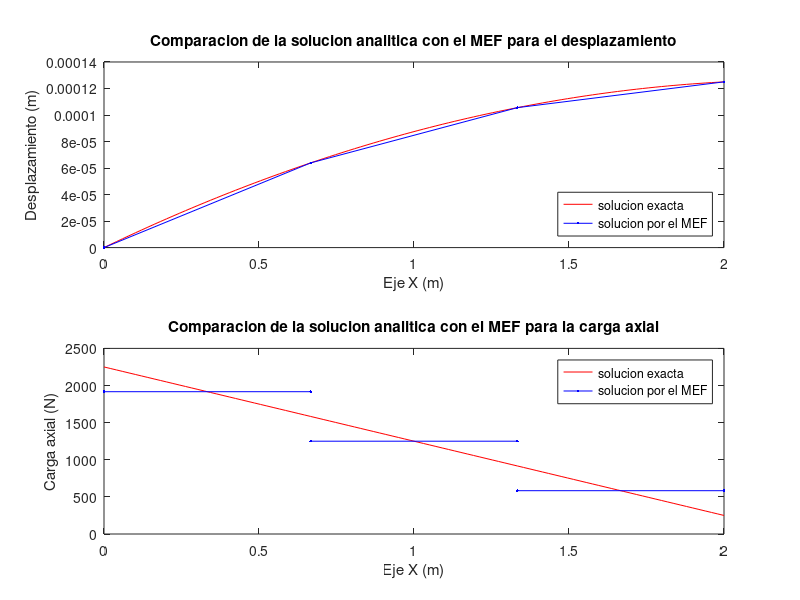

Write the MATLAB code that produced this figure.
%% definicion del problema
% Calcule los desplazamientos y las reacciones en el empotramiento 
% de la barra mostrada
% 
% | b (carga distribuida de magnitud b)
% |->->->->->->->->->->->->->->->->
% |====*====*====*====....====*====o-> P (carga puntual P en nodo nno)
% 1    2    3    4          nno-1  nno
% |<----longitud L de la barra---->|   el area transversal de la barra es A

%% defino las variables
nef  = 3;                      % numero de elementos finitos (EF)
nno  = nef+1;                  % numero de nodos
ngdl = nno;                    % numero de grados de libertad
E    = 200e9;    % Pa          % modulo de elasticidad de la barra
A    = (0.01)^2; % m^2         % area transversal de la barra
L    = 2;        % m           % longitud de la barra
b    = 1000;     % N/m         % fuerza axial aplicada sobre cada EF
P    = 250;      % N           % carga nodal al final de la barra

xnod = linspace(0, L, nno);    % posicion de los nodos
Le   = diff(xnod);             % longitud de cada EF (= repmat(L/nef, nef, 1))
k    = E.*A./Le;               % rigidez de cada EF

LaG = [(1:(nno-1))' (2:nno)']; % definicion de EFs con respecto a nodos

%% Relacion de cargas puntuales
f = zeros(ngdl,1); % vector de fuerzas nodales equivalentes global
f(nno) = P;        % relaciono la carga puntual en el nodo "nno"

%% ensamblo la matriz de rigidez global y el vector de fuerzas nodales
%  equivalentes global
K = zeros(ngdl);   % matriz de rigidez global
for e = 1:nef % ciclo sobre todos los elementos finitos
   idx = LaG(e,:);
   K(idx,idx) = K(idx,idx) + k(e)*[1 -1; -1 1];
   f(idx,:)   = f(idx,:)   + ((b*Le(e))/2)*[1; 1];
end

%% grados de libertad del desplazamiento conocidos y desconocidos
c = 1;    d = setdiff(1:ngdl, c);

% f = vector de fuerzas nodales equivalentes
% q = vector de fuerzas nodales de equilibrio del elemento
% a = desplazamientos

%| qd |   | Kcc Kcd || ac |   | fd | 
%|    | = |         ||    | - |    |     Recuerde que qc=0 (siempre)
%| qc |   | Kdc Kdd || ad |   | fc |

%% extraigo las submatrices y especifico las cantidades conocidas
Kcc = K(c,c); Kcd = K(c,d); fd = f(c);
Kdc = K(d,c); Kdd = K(d,d); fc = f(d);

% f = vector de fuerzas nodales equivalentes
% q = vector de fuerzas nodales de equilibrio del elemento
% a = desplazamientos
ac = 0;               % desplazamientos conocidos (en el gdl 1)

%% resuelvo el sistema de ecuaciones
ad = Kdd\(fc-Kdc*ac);        % calculo desplazamientos desconocidos
qd = Kcc*ac + Kcd*ad - fd;   % calculo fuerzas de equilibrio desconocidas
a = zeros(ngdl,1);  a(c) = ac;  a(d) = ad; % desplazamientos 
q = zeros(ngdl,1);  q(c) = qd;             % fuerzas nodales de equilibrio

%% calculo las cargas axiales en cada elemento finito
faxial = zeros(nef,1);
for e = 1:nef % ciclo sobre todas los elementos finitos
   Be = [-1/Le(e) 1/Le(e)];
   ae = a(LaG(e,:));
   faxial(e) = (E*A)*Be*ae; % = D*B(e)*a(e)
end

%% imprimo los resultados
format short g
disp('Desplazamientos (m) = ');                        a 
disp('Fuerzas nodales equivalentes(N) = ');            f
disp('Fuerzas nodales de equilibrio (N) = ');          q
disp('Cargas axiales en cada elemento finito (N) = '); faxial 

%% Grafico la solucion analitica y la solucion por el MEF
% 1) grafico los desplazamientos de la barra
u = @(x) (-b*x.^2/2 + (P + b*L)*x)/(E*A); % solucion analitica para el despl.

figure                             % cree un nuevo lienzo
subplot(2,1,1);                    % grafique en la parte superior (1) del lienzo
xx = linspace(0,L,100);            % 100 puntos equidistantes entre 0 y L
plot(xx, u(xx), 'r');              % grafico solucion analitica
hold on;                           % no borre el lienzo 
plot(xnod, a, 'b.-');              % grafico solucion por MEF
title('Comparacion de la solucion analitica con el MEF para el desplazamiento');
xlabel('Eje X (m)')                % titulo del eje X
ylabel('Desplazamiento (m)')       % titulo del eje Y
legend('solucion exacta','solucion por el MEF', 'Location','SouthEast');

% 2) grafico la carga axial de la barra
faxial_exacta = @(x) (P + b*(L-x)); % solucion analitica para la carga axial

subplot(2,1,2);                    % grafique en la parte inferior (2) del lienzo
plot(xx, faxial_exacta(xx), 'r');  % grafico solucion analitica
hold on;                           % no borre el lienzo
for e = 1:nef % ciclo sobre todas los elementos finitos
   plot([xnod(e) xnod(e+1)], [faxial(e) faxial(e)], 'b.-'); % grafico solucion por MEF
end
title('Comparacion de la solucion analitica con el MEF para la carga axial');
xlabel('Eje X (m)')                % titulo del eje X
ylabel('Carga axial (N)')          % titulo del eje Y
legend('solucion exacta','solucion por el MEF', 'Location','NorthEast');

return; %bye, bye!!!
